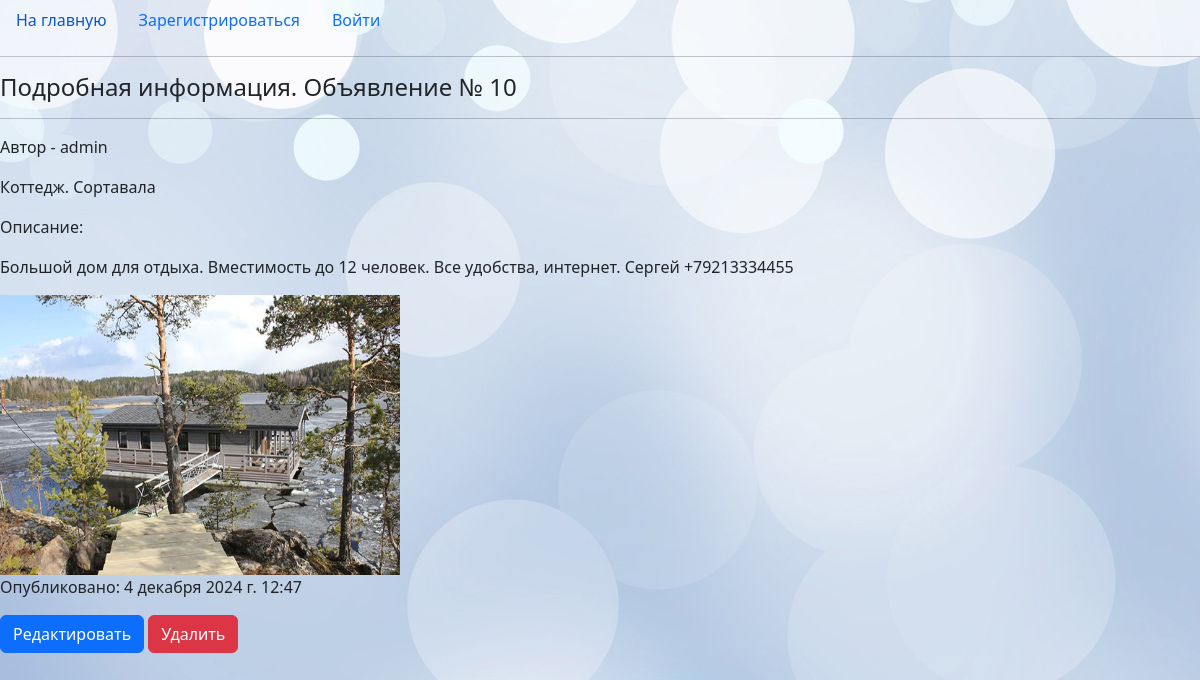
Page /blog/posts/kottedzh-sortavala/ on the committed database.
### blog/models.py (models this page shows, shortened)
class Post(models.Model):
    author = models.ForeignKey(User, on_delete=models.CASCADE, verbose_name="Author")
    title = models.CharField(max_length=200, verbose_name="Title")
    text = models.TextField(verbose_name="Post text")
    created_at = models.DateTimeField(default=timezone.now, verbose_name="Created at", editable=False)
    image = models.ImageField(upload_to='posts/', null=True, verbose_name='Image')
    slug = models.SlugField(max_length=200, unique=True, editable=False, null=True)
    class Meta:
        verbose_name = "Post"           # table name
        verbose_name_plural = "Posts"   # table name plural

### users/models.py (models this page shows)
class CustomUser(AbstractUser):
    phone = models.CharField(max_length=20, verbose_name="Телефон")
    city = models.CharField(max_length=100, verbose_name="Город")
    image = models.ImageField(upload_to="users/", null=True, verbose_name="Image")

### blog/views.py (the view)
# urls.py: path('posts/<slug:slug>/', post_detail, name='post_detail'),
def post_detail(request, slug):
    post = get_object_or_404(Post, slug=slug)
    context = {
        'title': 'Post information',
        'post': post
    }
    return render(request, template_name='blog/post_detail.html', context=context)

### blog/templates/blog/post_detail.html
{% extends 'blog/base.html' %}
{% block content %}
<h4>Подробная информация. Объявление № {{post.id}}</h4>
<hr>
<p>Автор - {{post.author}}</p>
<p>{{post.title}}</p>
<p>Описание:</p>
<p>{{post.text}}</p>
{% if post.image %}
    <img width="400px" height="280px" src="{{post.image.url}}">
{% endif %}
<br>
<p>Опубликовано: {{post.created_at}}</p>
<div>
    <a href="{% url 'blog:post_edit' pk=post.id %}" class="btn btn-primary">Редактировать</a>
    <form action="{% url 'blog:post_delete' pk=post.id %}" method="get" style="display:inline">
        <button type="submit" class="btn btn-danger">Удалить</button>
    </form>
</div>
{% endblock content %}

### rows in the picture
Post: id "10", author "admin", title "Коттедж. Сортавала", text "Большой дом для отдыха. Вместимость до 12 человек. Все удобства, интернет. Сергей +79213334455", image (picture), created_at "4 декабря 2024 г. 12:47"
